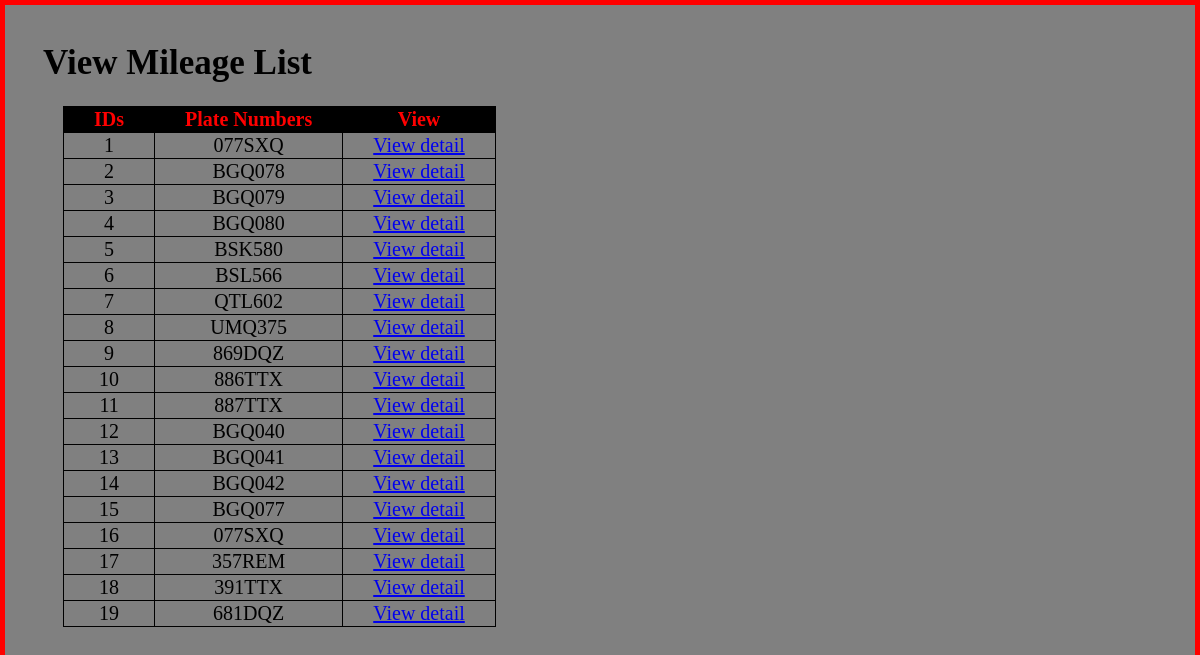
The page /view_mileage_list (signed in) on the database as committed earlier.
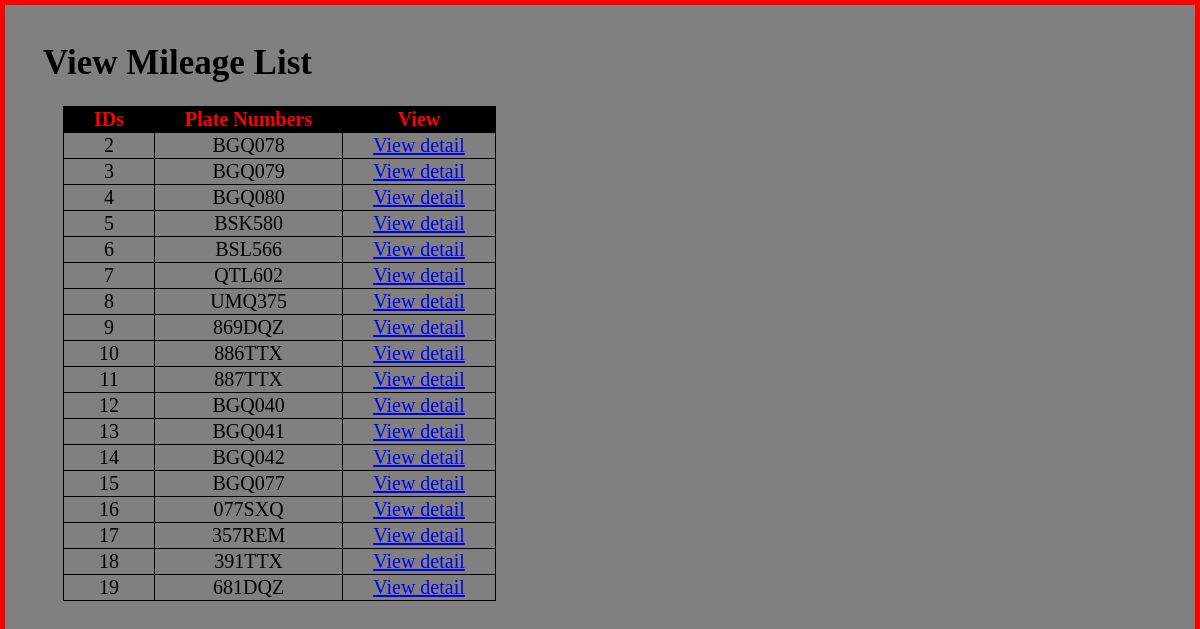
The same page on the database as committed later.
### app.py (models this page shows)
class Mileage(UserMixin, db.Model):
    id = db.Column(db.Integer, primary_key=True)
    departure = db.Column(db.String(20),nullable=False)
    beginMileage = db.Column(db.Integer)
    endMileage = db.Column(db.Integer)
    totalMiles = db.Column(db.Integer)
    driverName = db.Column(db.String(40), nullable=False)
    signature = db.Column(db.String(40), nullable=False)
    comments =  db.Column(db.String(40), nullable=False)
    plateNumber = db.Column(db.String(40), nullable=False)
    destination = db.Column(db.String(40), nullable=False)
    course = db.Column(db.String(40), nullable=False)

### app.py (the view)
@app.route('/view_mileage_list')
@login_required
def viewMileageList():
    mileageList = Mileage.query.all()
    return render_template('view_mileage_list.html', mileageList = mileageList)

### app.py (called while the page is built)
@login_manager.user_loader
def load_user(uid):
    return User.query.get(uid)

### templates/view_mileage_list.html (shortened to what this page needs)
{% extends "base.html" %}
{% block content %}
<h1>View Mileage List<h1>
<table>
	<th>IDs</th>
	<th>Plate Numbers</th>
	<th>View</th>
	{% for mileage in mileageList %}
	<tr>
    	<td>{{ mileage.id }}</td>
    	<td>{{ mileage.plateNumber}}</td>
		<td><a href = "/view_mileage_detail?id={{ mileage.id }}">View detail</a></td>
	</tr>
	{% endfor %}
</table>
{% endblock %}

### templates/base.html (shortened to what this page needs)
<html>
	<head>
		<link href="/static/style.css" rel="stylesheet">
	</head>
	<body>
		{% block content %}
		{% endblock %}
	</body>
</html>

### static/style.css (style rules this page uses)
html { background-color:grey; border: thick solid red; padding: 30px; background-image: url('/static/sky.jpg'); }
table { margin-left: 20px; margin-right: 20px; border: thin solid black; border-collapse: collapse; }
td, th { border: thin solid black; padding-left: 30px; padding-right: 30px; font-style: times new roman, serif; text-align: center; font-size: 20px; }
th { background-color: black; color: red; }
td { text-align: center; }
h1 { font-style: bold, times new roman, serif; font-size: 35px; }

Rows that differ between the two databases and show on the page:
removed Mileage: id "1", plateNumber "077SXQ"
